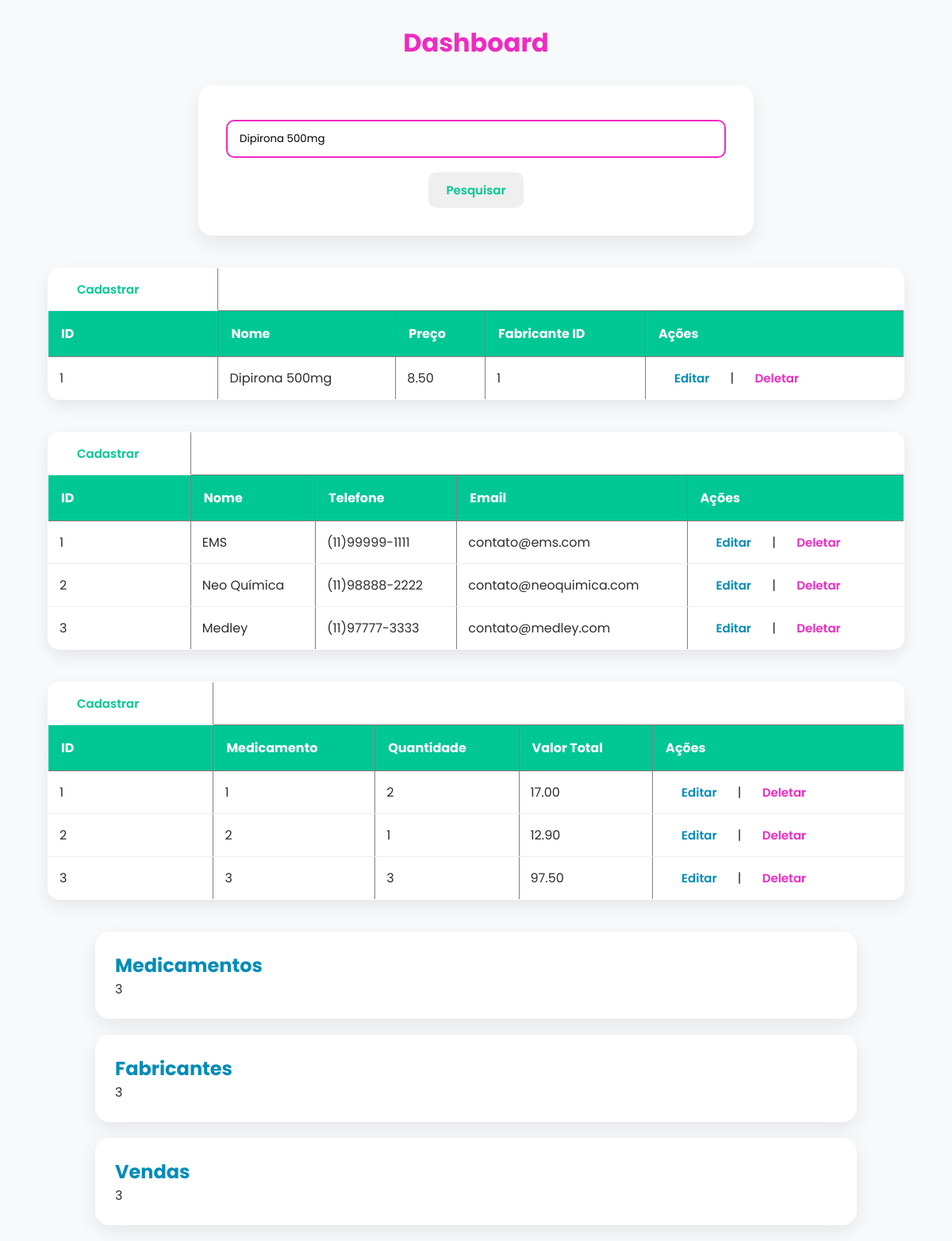
The page /mvc/index.php?pesquisa=Dipirona 500mg on the database its author committed.
### tables this page shows
CREATE TABLE `medicamentos` (
  `id` int(11) NOT NULL,
  `nome` varchar(100) NOT NULL,
  `preco` decimal(10,2) NOT NULL,
  `fabricante_id` int(11) NOT NULL
);

CREATE TABLE `fabricantes` (
  `id` int(11) NOT NULL,
  `nome` varchar(100) NOT NULL,
  `telefone` varchar(20) DEFAULT NULL,
  `email` varchar(100) DEFAULT NULL
);

CREATE TABLE `vendas` (
  `id` int(11) NOT NULL,
  `medicamento_id` int(11) NOT NULL,
  `quantidade` int(11) NOT NULL,
  `valor_total` decimal(10,2) NOT NULL
);

### mvc/Controller/MedicamentoController.php (called while the page is built, shortened)
<?php
require_once "C:/Turma2/xampp/htdocs/ciaFarma/mvc/Model/MedicamentoModel.php";
class MedicamentoController {
    private $medicamentoModel;
    public function __construct($pdo) {
        $this->medicamentoModel = new MedicamentoModel($pdo);
    }
    public function pesquisar($palavra)
{
    $medicamentos = $this->medicamentoModel->pesquisar($palavra);
    include_once "C:/Turma2/xampp/htdocs/ciaFarma/mvc/View/Medicamento/listar.php";
    return;
}
}

### mvc/Model/MedicamentoModel.php (called while the page is built, shortened)
<?php
class MedicamentoModel {
    private $pdo;
    public function __construct(PDO $pdo){
        $this->pdo = $pdo;
    }
    public function pesquisar($palavra)
{
    $sql = $this->pdo->prepare("
        SELECT *
        FROM medicamentos
        WHERE nome LIKE ?
    ");
    $sql->execute(["%$palavra%"]);
    return $sql->fetchAll(PDO::FETCH_ASSOC);
}
}

### mvc/Controller/FabricantesController.php (called while the page is built, shortened)
<?php
require_once "C:/Turma2/xampp/htdocs/ciaFarma/mvc/Model/FabricanteModel.php";
class FabricanteController {
    private $fabricanteModel;
    public function __construct($pdo) {
        $this->fabricanteModel = new FabricanteModel($pdo);
    }
    public function listar() {
        $fabricantes = $this->fabricanteModel->buscarTodos();
        include_once "C:/Turma2/xampp/htdocs/ciaFarma/mvc/View/Fabricante/listar.php";
        return;
    }
}

### mvc/Model/FabricanteModel.php (called while the page is built, shortened)
<?php
class FabricanteModel {
    private $pdo;
    public function __construct(PDO $pdo){
        $this->pdo = $pdo;
    }
    public function buscarTodos(){
        $stmt = $this->pdo->query("SELECT * FROM fabricantes");
        return $stmt->fetchAll(PDO::FETCH_ASSOC);
    }
}

### mvc/Controller/VendasController.php (called while the page is built, shortened)
<?php
require_once "C:/Turma2/xampp/htdocs/ciaFarma/mvc/Model/VendasModel.php";
class VendasController {
    private $vendasModel;
    public function __construct($pdo) {
        $this->vendasModel = new VendasModel($pdo);
    }
    public function listar() {
        $vendas = $this->vendasModel->buscarTodos();
        include_once "C:/Turma2/xampp/htdocs/ciaFarma/mvc/View/Vendas/listar.php";
        return;
    }
}

### mvc/Model/VendasModel.php (called while the page is built, shortened)
<?php
class VendasModel {
    private $pdo;
    public function __construct(PDO $pdo){
        $this->pdo = $pdo;
    }
    public function buscarTodos(){
        $stmt = $this->pdo->query("SELECT * FROM vendas");
        return $stmt->fetchAll(PDO::FETCH_ASSOC);
    }
}

### mvc/View/Fabricante/listar.php (the view, shortened to what this page needs)
<?php
echo "<table border='1' cellpadding='5' cellspacing='0'>";
echo "<tr><td><a class='btn btn-primary' href='View/Fabricante/cadastrar.php'>Cadastrar</a></td></tr>";
echo "<tr><th>ID</th><th>Nome</th><th>Telefone</th><th>Email</th><th>Ações</th></tr>";
foreach ($fabricantes as $fabricante) {
    $id = $fabricante['id'];
    echo "<tr>";
    echo "<td>{$id}</td>";
    echo "<td>{$fabricante['nome']}</td>";
    echo "<td>{$fabricante['telefone']}</td>";
    echo "<td>{$fabricante['email']}</td>";
    echo "<td>
                 <a class='btn btn-secondary' href='View/Fabricante/editar.php?id={$id}'>Editar</a> |
                <a class='btn btn-danger' href='View/Fabricante/deletar.php?id={$id}' onclick=\"return confirm('Tem certeza que deseja excluir este fabricante?')\">Deletar</a>
            </td>";
    echo "</tr>";
}
echo "</table>";

### mvc/View/Medicamento/listar.php (shortened to what this page needs)
<form method="GET">
    <input type="text" name="pesquisa" placeholder="Pesquisar medicamento..."
           value="<?= $_GET['pesquisa'] ?? '' ?>">
    <button class="btn btn-primary pesquisa" type="submit">Pesquisar</button>
</form>
<?php
echo "<table border='1' cellpadding='5' cellspacing='0'>";
echo "<tr><td><a class='btn btn-primary' href='View/Medicamento/cadastrar.php'>Cadastrar</a></td></tr>";
echo "<tr><th>ID</th><th>Nome</th><th>Preço</th><th>Fabricante ID</th><th>Ações</th></tr>";
foreach ($medicamentos as $medicamento) {
    $id = $medicamento['id'];
    echo "<tr>";
    echo "<td>{$id}</td>";
    echo "<td>{$medicamento['nome']}</td>";
    echo "<td>{$medicamento['preco']}</td>";
    echo "<td>{$medicamento['fabricante_id']}</td>";
    echo "<td>
                <a class='btn btn-secondary' href='View/Medicamento/editar.php?id={$id}'>Editar</a> |
                <a class='btn btn-danger' href='View/Medicamento/deletar.php?id={$id}' onclick=\"return confirm('Tem certeza que deseja excluir este medicamento?')\">Deletar</a>
            </td>";
    echo "</tr>";
}
echo "</table>";

### mvc/View/Vendas/listar.php (shortened to what this page needs)
<?php
echo "<table border='1' cellpadding='5' cellspacing='0'>";
echo "<tr><td><a class='btn btn-primary' href='View/Vendas/cadastrar.php'>Cadastrar</a></td></tr>";
echo "<tr><th>ID</th><th>Medicamento</th><th>Quantidade</th><th>Valor Total</th><th>Ações</th></tr>";
foreach ($vendas as $venda) {
    $id = $venda['id'];
    echo "<tr>";
    echo "<td>{$id}</td>";
    echo "<td>{$venda['medicamento_id']}</td>";
    echo "<td>{$venda['quantidade']}</td>";
    echo "<td>{$venda['valor_total']}</td>";
    echo "<td>
                 <a class='btn btn-secondary' href='View/Vendas/editar.php?id={$id}'>Editar</a> |
                <a class='btn btn-danger' href='View/Vendas/deletar.php?id={$id}' onclick=\"return confirm('Tem certeza que deseja excluir esta venda?')\">Deletar</a>
            </td>";
    echo "</tr>";
}
echo "</table>";

### CSS/style.css (style rules this page uses)
* { margin: 0; padding: 0; box-sizing: border-box; font-family: 'Poppins', sans-serif; }
a { text-decoration: none; color: inherit; }
.btn { padding: 11px 22px; border: none; border-radius: 10px; cursor: pointer; transition: .3s; font-size: 15px; font-weight: 600; }
.btn-primary { color:#00C794; }
.btn-secondary { color: #008CB8; }
.btn-danger { color:#EE2BC1; }
input, select, textarea { width: 100%; padding: 12px 15px; border: 2px solid #ee2bc1; border-radius: 10px; outline: none; margin-top: 8px; margin-bottom: 18px; transition: .3s; }
table { width: 90%; max-width: 1200px; margin: 40px auto; border-collapse: collapse; background: #fff; border-radius: 15px; overflow: hidden; box-shadow: 0 8px 20px rgba(0, 0, 0, .08); }
th { background: #00C794; color: white; padding: 16px; text-align: left; }
td { padding: 14px; border-bottom: 1px solid #eee; }
form { background: white; padding: 35px; border-radius: 18px; width: 100%; max-width: 700px; margin: 30px auto; box-shadow: 0 10px 25px rgba(0, 0, 0, .08); }
button { margin:0 auto; display: flex; align-items: center; }

### rows shown on the page
medicamentos: id "1", nome "Dipirona 500mg", preco "8.50", fabricante "1"
fabricantes: id "1", nome "EMS", telefone "(11)99999-1111", email "contato@ems.com"
fabricantes: id "2", nome "Neo Química", telefone "(11)98888-2222", email "contato@neoquimica.com"
fabricantes: id "3", nome "Medley", telefone "(11)97777-3333", email "contato@medley.com"
vendas: id "1", medicamento "1", quantidade "2", valor_total "17.00"
vendas: id "2", medicamento "2", quantidade "1", valor_total "12.90"
vendas: id "3", medicamento "3", quantidade "3", valor_total "97.50"

### other values the page prints
$totalMedicamentos "3"
$totalFabricantes "3"
$totalVendas "3"
